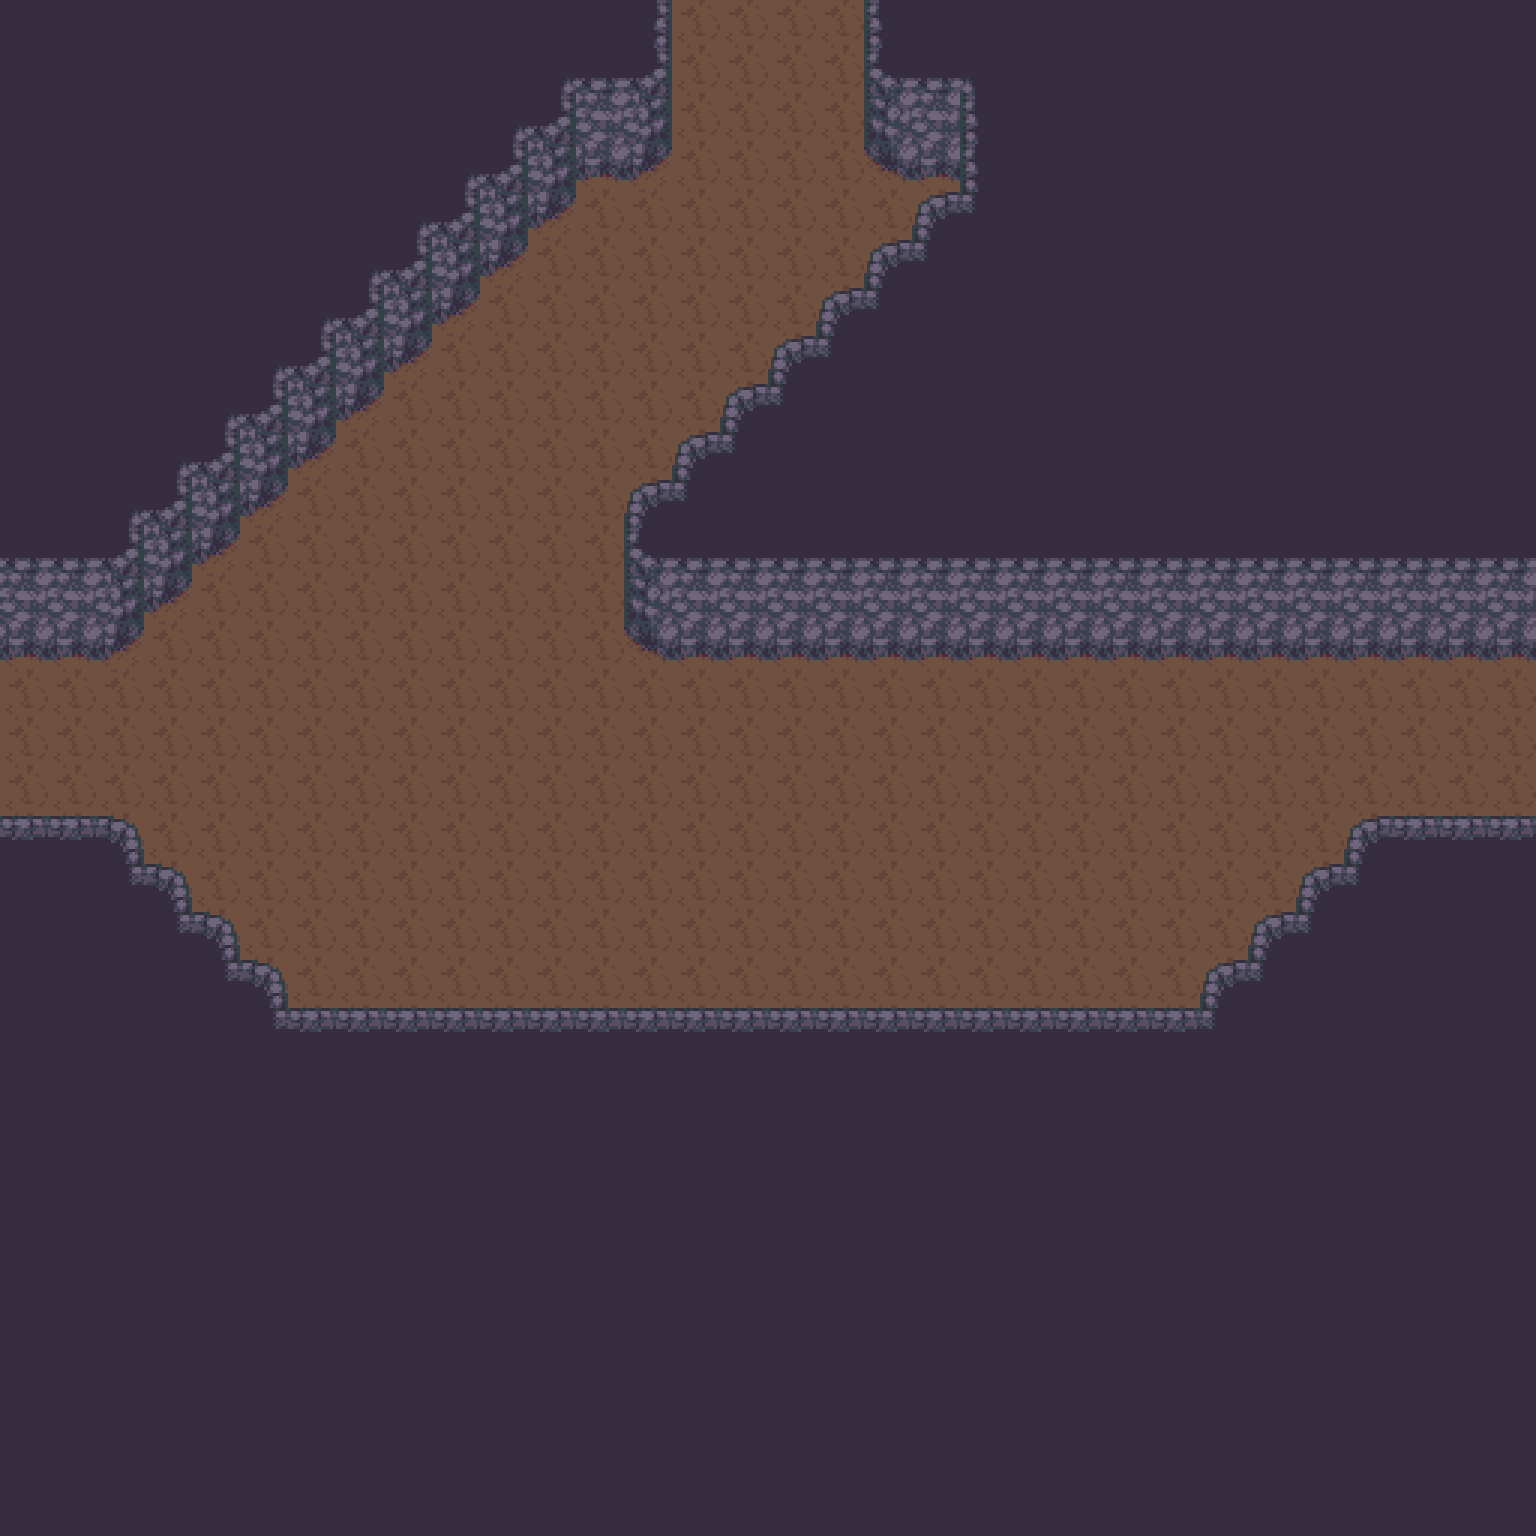

Tiled map render using the project's own tile images. Description and the map definition, with tile-layer contents summarised, below:
An orthogonal 32x32 tile map with 48x48 px tiles, 2 tile layers (Floor, Furnishing) and 1 object.

<map version="1.2" tiledversion="1.3.4" orientation="orthogonal" renderorder="right-down" width="32" height="32" tilewidth="48" tileheight="48" infinite="0" nextlayerid="4" nextobjectid="3">
 <tileset firstgid="1" source="Cave.tsx" />
 <layer id="2" name="Floor" width="32" height="32">
  <data>[1024 cells, 1024 non-empty, 1 distinct tile ids]</data>
 </layer>
 <layer id="1" name="Furnishing" width="32" height="32">
  <data>[1024 cells, 748 non-empty, 19 distinct tile ids]</data>
 </layer>
 <objectgroup id="3" name="Props">
  <object id="2" gid="235" x="720" y="960" width="48" height="48">
   <properties>
    <property name="I" value="[ChestSpawn]" />
   </properties>
  </object>
 </objectgroup>
</map>
